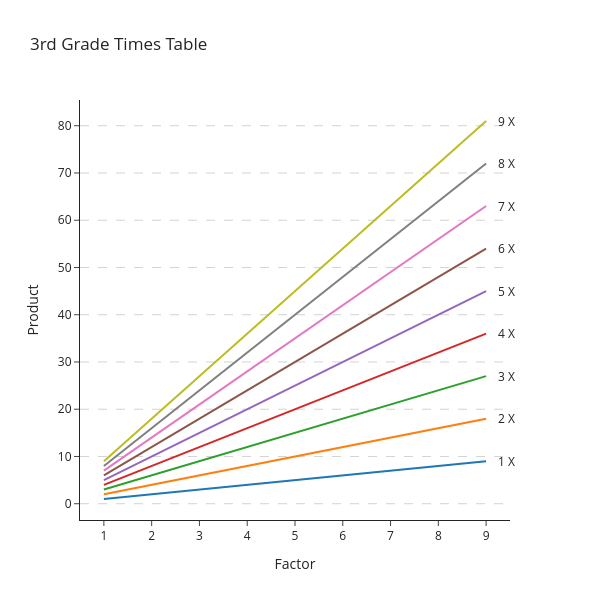

Notebook code cell kept with this figure:
### Markdown cell above
### Bring your own data viz
Jupyter does not provide built-in data visualization tools. 
Libraries like Plotly, Matplotlib, Altair or others are required.

### Code cell
x_values = df_polars['1'].to_list()
fig = go.Figure([
        go.Scatter(
        x=x_values,
        y=df_polars[c].to_list(),
        mode='lines',
        name=c + '*X')
    for c in df_polars.columns
])
fig.update_layout(
    title='3rd Grade Times Table',
    xaxis_title='Factor',
    yaxis_title='Product',
    template='simple_white',
    hovermode='x unified',
    showlegend=False,
    width=(w:=600),
    height=w,
    margin=dict(r=90))
fig.update_xaxes(
    range=[min(x_values)-0.5, max(x_values)+0.5],
    tickmode='array',
    tickvals=x_values,
    ticktext=[str(value) for value in x_values],
    )
fig.update_yaxes(
    tickmode='array',
    tickvals=list(range(0, 101, 10)),
    showgrid=True,
    gridcolor='lightgray',
    griddash='dash')
fig.update_traces(cliponaxis=False)

for column in df_polars.columns:
    fig.add_annotation(
        x=x_values[-1],
        y=df_polars[column].to_list()[-1],
        text=column + ' X',
        showarrow=False,
        xanchor='left',
        xshift=10,
        yanchor='middle')

fig.show()

### Figure 1 — Plotly figure (JSON) as saved in the notebook; plotly's stock layout.template omitted (floating-point values rounded to 4 significant figures)
{"data": [{"cliponaxis": false, "mode": "lines", "name": "1*X", "type": "scatter", "x": [1, 2, 3, 4, 5, 6, 7, 8, 9], "y": [1, 2, 3, 4, 5, 6, 7, 8, 9]}, {"cliponaxis": false, "mode": "lines", "name": "2*X", "type": "scatter", "x": [1, 2, 3, 4, 5, 6, 7, 8, 9], "y": [2, 4, 6, 8, 10, 12, 14, 16, 18]}, {"cliponaxis": false, "mode": "lines", "name": "3*X", "type": "scatter", "x": [1, 2, 3, 4, 5, 6, 7, 8, 9], "y": [3, 6, 9, 12, 15, 18, 21, 24, 27]}, {"cliponaxis": false, "mode": "lines", "name": "4*X", "type": "scatter", "x": [1, 2, 3, 4, 5, 6, 7, 8, 9], "y": [4, 8, 12, 16, 20, 24, 28, 32, 36]}, {"cliponaxis": false, "mode": "lines", "name": "5*X", "type": "scatter", "x": [1, 2, 3, 4, 5, 6, 7, 8, 9], "y": [5, 10, 15, 20, 25, 30, 35, 40, 45]}, {"cliponaxis": false, "mode": "lines", "name": "6*X", "type": "scatter", "x": [1, 2, 3, 4, 5, 6, 7, 8, 9], "y": [6, 12, 18, 24, 30, 36, 42, 48, 54]}, {"cliponaxis": false, "mode": "lines", "name": "7*X", "type": "scatter", "x": [1, 2, 3, 4, 5, 6, 7, 8, 9], "y": [7, 14, 21, 28, 35, 42, 49, 56, 63]}, {"cliponaxis": false, "mode": "lines", "name": "8*X", "type": "scatter", "x": [1, 2, 3, 4, 5, 6, 7, 8, 9], "y": [8, 16, 24, 32, 40, 48, 56, 64, 72]}, {"cliponaxis": false, "mode": "lines", "name": "9*X", "type": "scatter", "x": [1, 2, 3, 4, 5, 6, 7, 8, 9], "y": [9, 18, 27, 36, 45, 54, 63, 72, 81]}], "layout": {"annotations": [{"showarrow": false, "text": "1 X", "x": 9, "xanchor": "left", "xshift": 10, "y": 9, "yanchor": "middle"}, {"showarrow": false, "text": "2 X", "x": 9, "xanchor": "left", "xshift": 10, "y": 18, "yanchor": "middle"}, {"showarrow": false, "text": "3 X", "x": 9, "xanchor": "left", "xshift": 10, "y": 27, "yanchor": "middle"}, {"showarrow": false, "text": "4 X", "x": 9, "xanchor": "left", "xshift": 10, "y": 36, "yanchor": "middle"}, {"showarrow": false, "text": "5 X", "x": 9, "xanchor": "left", "xshift": 10, "y": 45, "yanchor": "middle"}, {"showarrow": false, "text": "6 X", "x": 9, "xanchor": "left", "xshift": 10, "y": 54, "yanchor": "middle"}, {"showarrow": false, "text": "7 X", "x": 9, "xanchor": "left", "xshift": 10, "y": 63, "yanchor": "middle"}, {"showarrow": false, "text": "8 X", "x": 9, "xanchor": "left", "xshift": 10, "y": 72, "yanchor": "middle"}, {"showarrow": false, "text": "9 X", "x": 9, "xanchor": "left", "xshift": 10, "y": 81, "yanchor": "middle"}], "height": 600, "hovermode": "x unified", "margin": {"r": 90}, "showlegend": false, "title": {"text": "3rd Grade Times Table"}, "width": 600, "xaxis": {"range": [0.5, 9.5], "tickmode": "array", "ticktext": ["1", "2", "3", "4", "5", "6", "7", "8", "9"], "tickvals": [1, 2, 3, 4, 5, 6, 7, 8, 9], "title": {"text": "Factor"}}, "yaxis": {"gridcolor": "lightgray", "griddash": "dash", "showgrid": true, "tickmode": "array", "tickvals": [0, 10, 20, 30, 40, 50, 60, 70, 80, 90, 100], "title": {"text": "Product"}}}}
